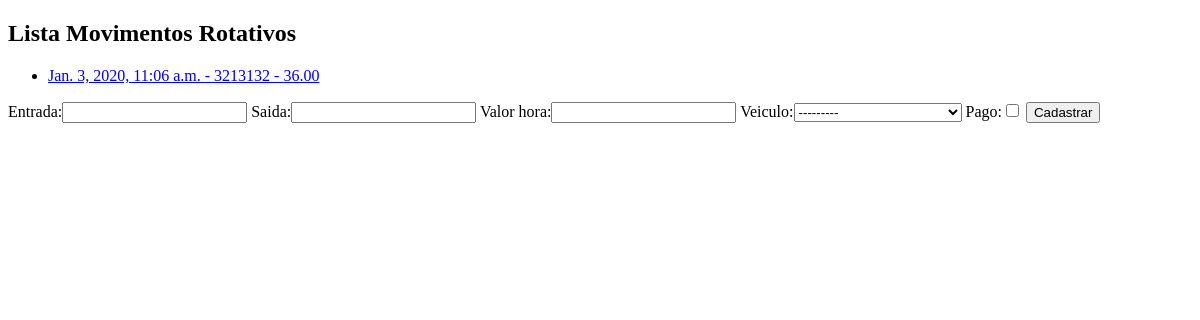
/core/movrot/, run on an earlier commit of the app's database.
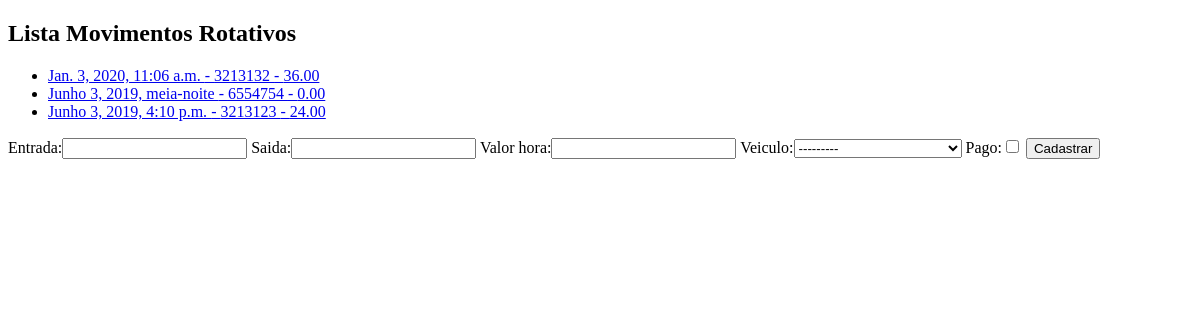
And on a later commit of the database.
### core/models.py (models this page shows)
class movimento_rotativo(models.Model):
    entrada= models.DateTimeField(auto_now=False)
    saida= models.DateTimeField(auto_now=False, null=True)
    valor_hora=models.DecimalField(max_digits=5, decimal_places=2)
    veiculo= models.ForeignKey(veiculo, on_delete=models.SET_NULL, null=True)
    pago = models.BooleanField(default=False)
    def total_horas(self):
        return math.ceil((self.saida - self.entrada).total_seconds()/3600)
    def total(self):
        return self.valor_hora*self.total_horas()
    def __str__(self):
        return self.veiculo.placa

class veiculo(models.Model):
    marca = models.ForeignKey(marca, on_delete=models.SET_NULL, null=True)
    dono = models.ForeignKey(pessoa, on_delete=models.SET_NULL, null=True)
    placa = models.CharField(max_length=7)
    modelo = models.CharField(max_length=30)
    cor = models.CharField(max_length=20)
    observacoes = models.TextField()
    def __str__(self):
        return self.modelo + " - " + self.placa + " - " + str(self.dono)

### core/views.py (the view)
def lista_movrot(request):
    movrot = movimento_rotativo.objects.all()
    form = MovrotForm()
    data = {'movrot': movrot, 'form': form}
    return render(request, 'core/lista_movrot.html', data)

### core/forms.py
class MovrotForm(ModelForm):
    class Meta:
        model = movimento_rotativo
        fields = '__all__'

### core/models.py (called while the page is built)
    def __str__(self):
        return self.nome

### core/templates/core/lista_movrot.html (shortened to what this page needs)
<!DOCTYPE html>
<html lang="en">
<head>
</head>
<body>
<h2>Lista Movimentos Rotativos</h2>
<ul>
    {% for mov in movrot%}
        <li>
            <a href="{% url 'core_movrot_update' mov.id%}">{{mov.entrada}} - {{mov}} - {{mov.total}}</a>
        </li>
    {% endfor%}
</ul>
<form action="{% url 'core_movrot_novo'%} " method="POST">
    {{form}}
    <button type="submit"> Cadastrar </button>
</form>
</body>
</html>

What changed in the data, as far as the page shows it:
added movimento_rotativo: entrada "Junho 3, 2019, meia-noite", veiculo.placa "6554754", total "0.00"
added movimento_rotativo: entrada "Junho 3, 2019, 4:10 p.m.", veiculo.placa "3213123", total "24.00"
